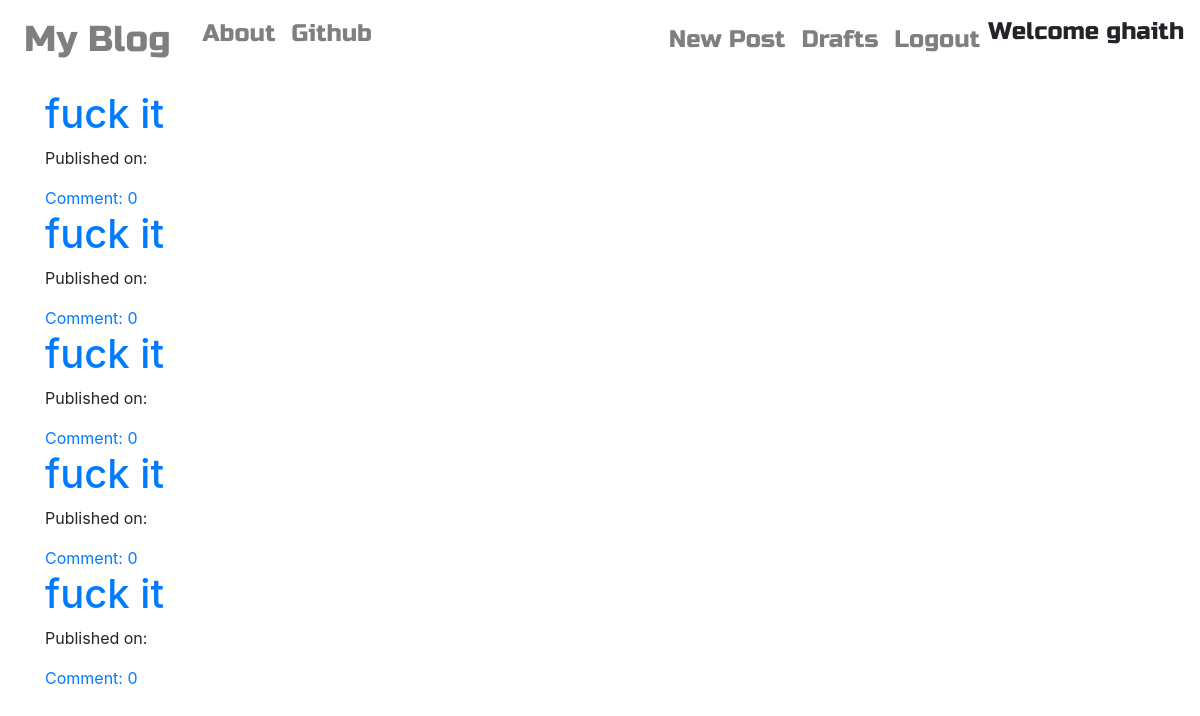
Page /drafts/ (signed in) on the committed database.
### blog/models.py (models this page shows, shortened)
class Post(models.Model):
    author = models.ForeignKey('auth.User')
    title = models.CharField(max_length=200)
    text = models.TextField()
    create_date = models.DateTimeField(default=timezone.now())
    published_date = models.DateTimeField(blank=True,null=True)
    def approve_comments(self):
        return self.comments.filter(approved_comments=True)

### blog/views.py (the view)
# urls.py: url(r'^drafts/$',views.DraftListView.as_view(),name='post_draft_list'),
class DraftListView(LoginRequiredMixin, ListView):
    login_url = '/login/'
    redirect_field_name = 'blog.post_list.html'
    model = Post
    def get_queryset(self):
        return Post.objects.filter(published_date__isnull=True).order_by('create_date')

### blog/templates/blog/post_list.html
{% extends "blog/base.html" %}
{% block content %}
<div class="centerstage">
  {% for post in post_list %}
  <div class="post">
    <h1><a href="{% url 'post_detail' pk=post.pk %}">{{ post.title }}</a></h1>
    <div class="date">
      <p>Published on: {{post.published|date:"D M Y"}}</p>
    </div>
    <a href="{% url 'post_detail' pk=post.pk %}">Comment: {{ post.approve_comments.count }}</a>
  </div>
  {% endfor %}
</div>
{% endblock %}

### blog/templates/blog/base.html (shortened to what this page needs)
<!DOCTYPE html>
{% load staticfiles %}
<html>
  <head>
    <link rel="stylesheet" href="https://maxcdn.bootstrapcdn.com/bootstrap/4.0.0-beta/css/bootstrap.min.css">
    <link href="https://maxcdn.bootstrapcdn.com/bootstrap/4.0.0-alpha.2/css/bootstrap.min.css" rel="stylesheet"/>
    <link rel="stylesheet" href="//cdn.jsdelivr.net/npm/medium-editor@latest/dist/css/medium-editor.min.css" type="text/css" media="screen" charset="utf-8">
    <link rel="stylesheet" href="{% static 'css/blog.css' %}">
  </head>
  <body class="loader">
    <nav class="navbar navbar-expand-lg navbar-light font">
      <div class="collapse navbar-collapse text-center">
        <ul class="navbar-nav mr-auto">
          <li class="nav-item">
            <a class="nav-link navbar-brand bigbrand" href="{% url 'post_list' %}">My Blog</a>
          </li>
          <li class="nav-item">
            <a class="nav-link" href="{% url 'about' %}">About</a>
          </li>
          <li class="nav-item">
            <a class="nav-link" href="https://www.github.com">Github</a>
          </li>
        </ul>
        <ul class="navbar-nav ml-auto">
          {% if user.is_authenticated %}
          <li class="nav-item">
            <a class="nav-link" href="{% url 'post_new' %}">New Post</a>
          </li>
          <li class="nav-item">
            <a class="nav-link" href="{% url 'post_draft_list' %}">Drafts</a>
          </li>
          <li class="nav-item">
            <a class="nav-link" href="{% url 'logout' %}">Logout</a>
          </li>
          <li class="nav-item">
            <a>Welcome {{user.username}}</a>
          </li>
          {% else %}
          <li><a class="nav-link" href="{% url 'login' %}"><span>R</span></a></li>
          {% endif %}
        </ul>
      </div>
    </nav>
    <div class="content container">
      <div class="row">
        <div class="col-md-8">
          <div class="blog_posts">
            {% block content %}
            {% endblock  %}
          </div>
        </div>
      </div>
    </div>
  </body>
</html>

### blog/static/css/blog.css (style rules this page uses)
.font { font-family: 'Russo One',sans-serif; font-size: 1.5em; margin-bottom: 10px; }
.bigbrand { font-size: 1.5em; }
.centerstage { margin-left: auto; margin-right: auto; }
.loader { filter:hue-rotate(0deg); color:linear-gradient(45deg,#0f8,#08f); animation:hue 10000ms infinite linear; }

### rows in the picture
Post: title "fuck it", approve_comments.count "0"
Post: title "fuck it", approve_comments.count "0"
Post: title "fuck it", approve_comments.count "0"
Post: title "fuck it", approve_comments.count "0"
Post: title "fuck it", approve_comments.count "0"

### other values in the picture
{{ user.username }} "ghaith"
